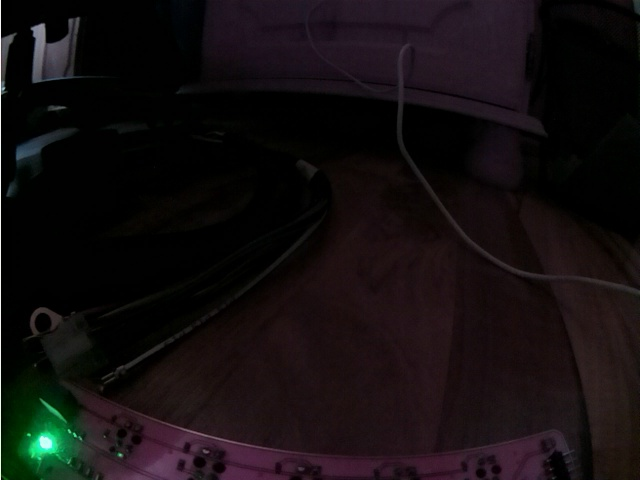
#> input picture img/car_img_2025-03-17_15-26-50.164674.jpg, 640 x 480 px
$ python -i processor.py   (imports and definitions only)
#> lines starting #> are read from the running program, lines starting #| are printed output that depends on the picture; after the words box and inside, x2 and y2 are one past the last pixel; in counts of white or black regions, pixels touching at a corner belong together
#> further down, picture is the input picture: shape (480, 640, 3); mean B, G, R 15.1, 14, 19.1
import cv2
import numpy as np

class Processor():
    AVG_METHOD = 4
    NN_METHODS = (5, 6, 7)

    def __init__(self):
        self.lower_hue = 95
        self.lower_saturation = 80
        self.lower_value = 50

        self.upper_hue = 130
        self.upper_saturation = 255
        self.upper_value = 255

        self.calc_angle_method = 1

    def filter_color(self, image):
        hsv = cv2.cvtColor(image, cv2.COLOR_BGR2HSV)
        lower = np.array([self.lower_hue, self.lower_saturation, self.lower_value])
        upper = np.array([self.upper_hue, self.upper_saturation, self.upper_value])
        filtered = cv2.inRange(hsv, lower, upper)
        filtered = cv2.cvtColor(filtered, cv2.COLOR_GRAY2BGR)
        return filtered

    def line_filter(self, img):

        img_crop = img[150:350,:,:]
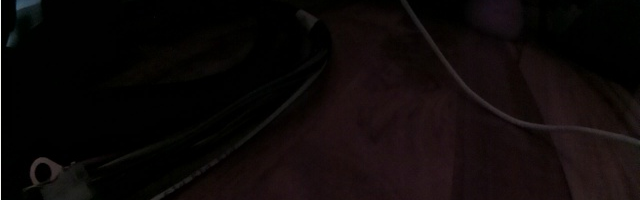
#> img_crop: shape (200, 640, 3); mean B, G, R 8.4, 8.5, 13.6

        # Parkettfugen wurden als Linien erkannt
        # daher erst MedianBlur, um Fugen zu verwischen
        # img_crop = cv2.medianBlur(img_crop,7)
        img_blur = cv2.blur(img_crop,(9, 9))

        img_hsv = cv2.cvtColor(img_blur, cv2.COLOR_BGR2HSV)
#> img_hsv: shape (200, 640, 3); mean H, S, V 51.8, 93.7, 13.6
        lower_blue = np.array([self.lower_hue, self.lower_saturation, self.lower_value])
        upper_blue = np.array([self.upper_hue, self.upper_saturation, self.upper_value])
        mask = cv2.inRange(img_hsv, lower_blue, upper_blue)
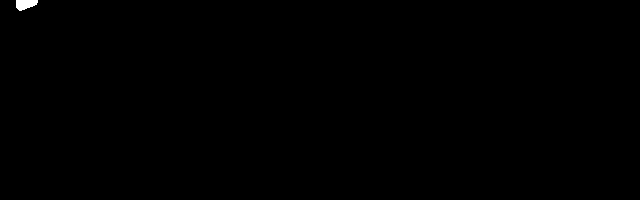
#> mask: shape (200, 640); 0.14% white; 1 white region, box (x1, y1, x2, y2) and area: (16, 0, 38, 11) 178

        edges = cv2.Canny(mask, 50, 150, apertureSize=3)
#> edges: shape (200, 640); 0.03% white in thin lines or dots, all inside (x1, y1, x2, y2) = (15, 0, 38, 11)
        lines = cv2.HoughLinesP(edges, 1, np.pi / 180, threshold=30, minLineLength=30, maxLineGap=20)
#> lines = None

        if lines is not None:
            for line in lines:
                x1, y1, x2, y2 = line[0]
                cv2.line(img_crop, (x1, y1), (x2, y2), (0, 255, 0), 2)

        return img_crop, lines


>>> import cv2
>>> picture = cv2.imread('img/car_img_2025-03-17_15-26-50.164674.jpg')
>>> result = Processor().line_filter(picture)
